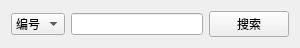
<?xml version="1.0" encoding="UTF-8"?>
<ui version="4.0">
 <class>r_query_Form</class>
 <widget class="QWidget" name="r_query_Form">
  <property name="geometry">
   <rect>
    <x>0</x>
    <y>0</y>
    <width>300</width>
    <height>45</height>
   </rect>
  </property>
  <property name="windowTitle">
   <string>查询</string>
  </property>
  <property name="accessibleName">
   <string/>
  </property>
  <layout class="QGridLayout" name="gridLayout_3">
   <item row="0" column="0">
    <layout class="QGridLayout" name="gridLayout_2">
     <item row="0" column="0">
      <layout class="QHBoxLayout" name="horizontalLayout">
       <item>
        <widget class="QComboBox" name="query_cb">
         <item>
          <property name="text">
           <string>编号</string>
          </property>
         </item>
         <item>
          <property name="text">
           <string>姓名</string>
          </property>
         </item>
        </widget>
       </item>
       <item>
        <widget class="QLineEdit" name="query_le">
         <property name="text">
          <string/>
         </property>
        </widget>
       </item>
       <item>
        <widget class="QPushButton" name="query_bn">
         <property name="text">
          <string>搜索</string>
         </property>
        </widget>
       </item>
      </layout>
     </item>
    </layout>
   </item>
  </layout>
 </widget>
 <resources/>
 <connections/>
</ui>
